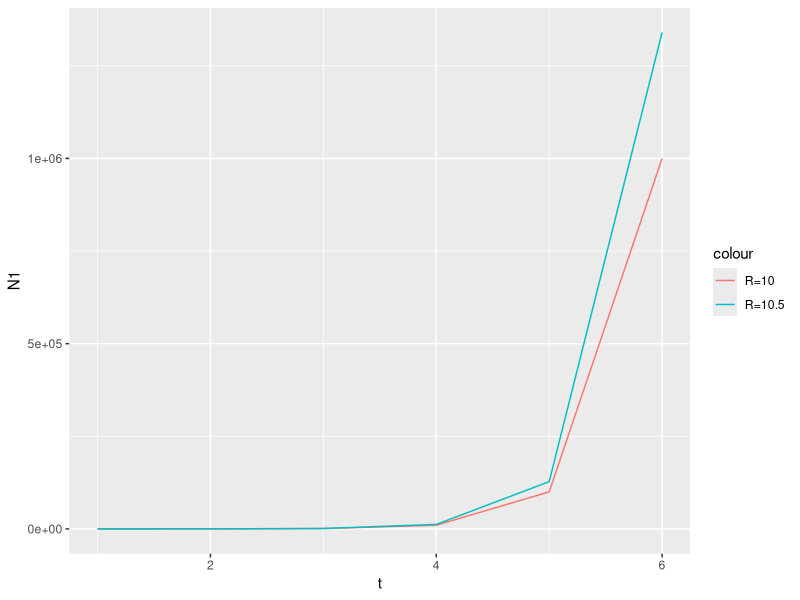

The R script that drew this image:
## ---- chunk 1
library(tidyverse)
## ---- chunk 2
plants<-data.frame(t=1:6)
plants$N1<-10^plants$t
plants$N2<-10.5^plants$t
ggplot(plants,aes(x=t))+
  geom_line(aes(y=N1,color="R=10"))+
  geom_line(aes(y=N2,color="R=10.5"))
## ---- chunk 3
log(2)/0.0143
## ---- chunk 4
rm<-0.001095043
log(10)/rm
## ---- chunk 5
N0<-1
N4<-5
rm<-log(5)/(4*7)
rm
lambda<-exp(rm)
lambda
